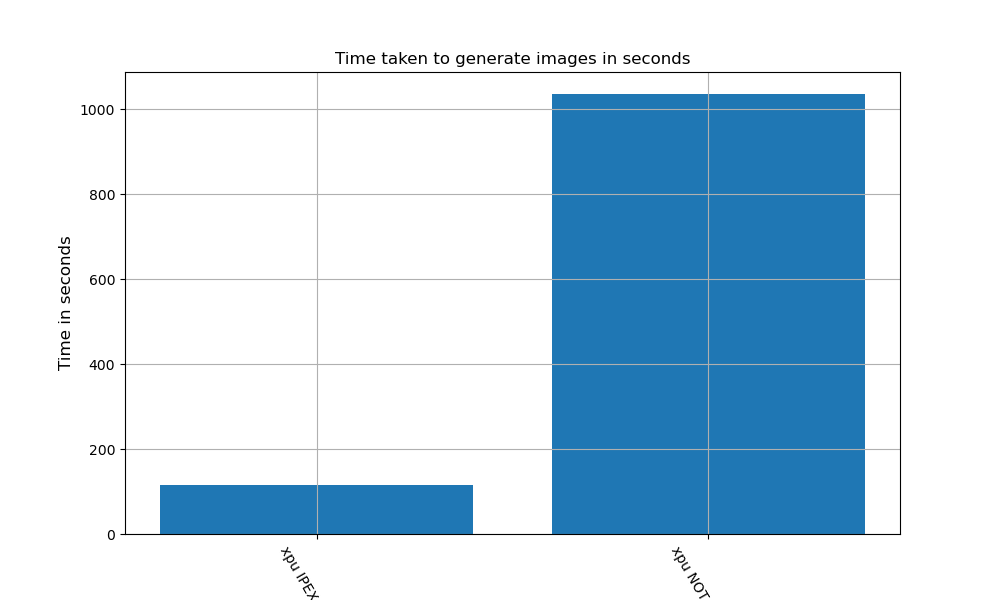
#> input picture ipex_sd_results.png, 1000 x 600 px, given as the content of the folder data/synthetic/train/Fire, which was not available
$ jupyter execute --allow-errors 02_Prepare_Synthetic_Data.ipynb   (text cells are left out)
#> lines starting #> are read from the running program, lines starting #| are printed output that depends on the picture; pictures that were not available may be replaced by others from this repository, and a replacement may not be noted
[cell 1]
from PIL import Image
import os
import glob
import pandas as pd

try:
    os.makedirs('data/colorEnhanced/train/NoFire')
    os.makedirs('data/colorEnhanced/val/NoFire')
    os.makedirs('data/colorEnhanced/train/Fire')
    os.makedirs('data/colorEnhanced/val/Fire')
except:
    print("folder already exist")

perc = .05
print("percent to change Fire", perc)

def shiftIm(fldrIn, fn, fldrOut, perc=-.04, type='png'):
#> called with fldrIn = 'data/synthetic/train/Fire/', fn = 'ipex_sd_results.png', fldrOut = 'data/colorEnhanced/train/Fire/', perc = 0.05, type = 'png'
    path = fldrIn + fn
    im = Image.open(path).convert('RGB')

    # Split into 3 channels
    r, g, b = im.split()
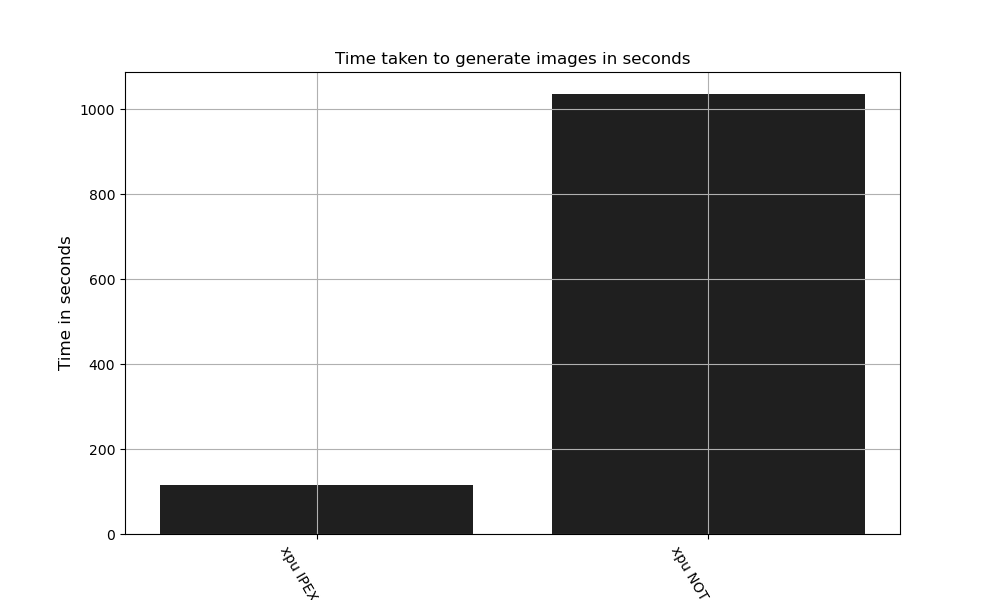
#> r: PIL image 1000x600 L; min 0, max 255, mean 195.8
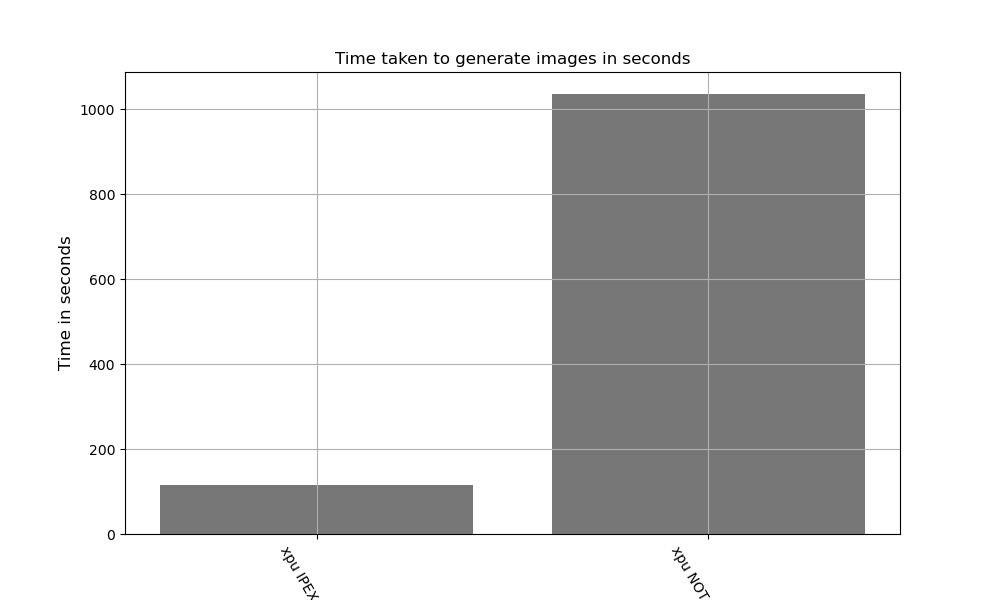
#> g: PIL image 1000x600 L; min 0, max 255, mean 217.9
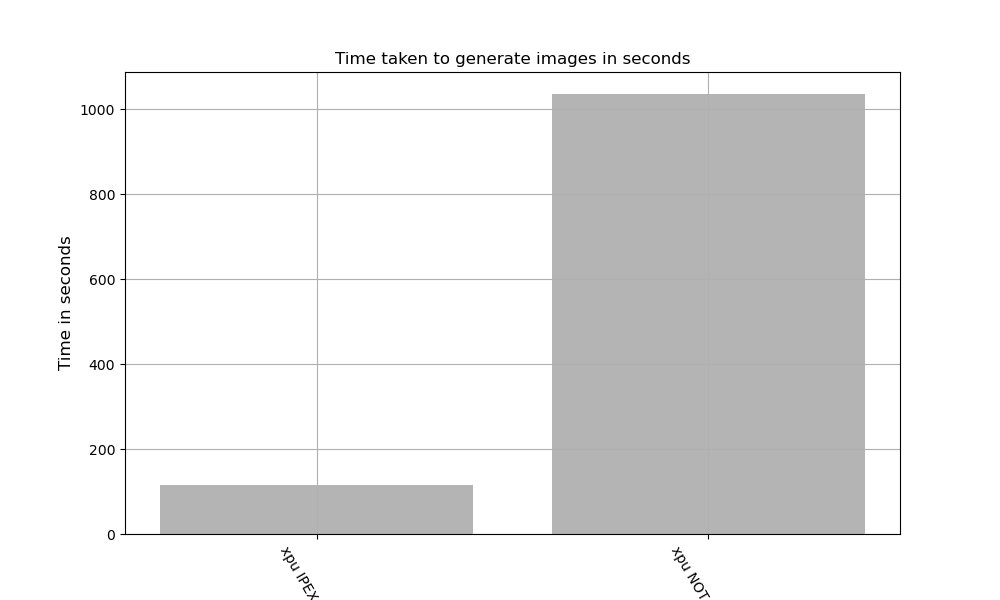
#> b: PIL image 1000x600 L; min 0, max 255, mean 233.2
    # Increase Reds
    r = r.point(lambda i: i * (1+perc))

    # Decrease Greens
    g = g.point(lambda i: i * (1-perc))

    # Recombine back to RGB image
    result = Image.merge('RGB', (r, g, b))

    result.save(f'{fldrOut}/{fn}')
    im.close()
# cropIm(fldrIn, fn, fldrOut)

import glob
FireList = []
NoFireList = []

fldrIn = "data/synthetic/train/Fire/"
fldrOut = "data/colorEnhanced/train/Fire/"
for fire, fn in enumerate(glob.glob(fldrIn+"*.png")):
    fn_trunc = fn.split('/')[-1]
    FireList.append(fn_trunc)
    shiftIm(fldrIn, fn_trunc, fldrOut, perc, 'png')
print("completed train set")
fldrIn = "data/synthetic/val/Fire/"
fldrOut = "data/colorEnhanced/val/Fire/"
for fire, fn in enumerate(glob.glob(fldrIn+"*.png")):
    fn_trunc = fn.split('/')[-1]
    FireList.append(fn_trunc)
    shiftIm(fldrIn, fn_trunc, fldrOut, perc, 'png')
print("completed val set")

perc = -1 * perc
print("percent to change NoFire", perc)

fldrIn = "data/synthetic/train/NoFire/"
fldrOut = "data/colorEnhanced/train/NoFire"
for fire, fn in enumerate(glob.glob(fldrIn+"*.png")):
    fn_trunc = fn.split('/')[-1]
    FireList.append(fn_trunc)
    shiftIm(fldrIn, fn_trunc, fldrOut, perc, 'png')
print("completed train set")
fldrIn = "data/synthetic/val/NoFire/"
fldrOut = "data/colorEnhanced/val/NoFire/"
for fire, fn in enumerate(glob.glob(fldrIn+"*.png")):
    fn_trunc = fn.split('/')[-1]
    FireList.append(fn_trunc)
    shiftIm(fldrIn, fn_trunc, fldrOut, perc, 'png')
print("completed val set")
print(f"File created: { len(glob.glob('data/synthetic/*/*/*.png')) }")
print("done")

[cell 2]
import matplotlib.pyplot as plt
from matplotlib.patches import Polygon
from shapely.geometry import Point
from shapely.geometry import Polygon as GPoly
import pandas as pd
import numpy as np


usgs = pd.read_csv('data/USGS_NAIP_Sampled_Mapping.csv')
#> (reads data/USGS_NAIP_Sampled_Mapping.csv from the repository)
usgs['Longitude'] = usgs['Centroid'].apply(lambda x: float(x.split('(')[-1].replace(')','').replace(' ','').split(',')[0]))
usgs['Lattitude'] = usgs['Centroid'].apply(lambda x: float(x.split('(')[-1].replace(')','').replace(' ','').split(',')[1]))

[cell 3]
import glob
SyntheticTrainFirefn = []
SyntheticTrainNoFirefn = []
SyntheticValFirefn = []
SyntheticValNoFirefn = []

path = 'data/colorEnhanced/train/Fire/*.png'
for fn in glob.glob(path):
    SyntheticTrainFirefn.append(fn.split('/')[-1])

path = 'data/colorEnhanced/val/Fire/*.png'
for fn in glob.glob(path):
    SyntheticValFirefn.append(fn.split('/')[-1])

path = 'data/colorEnhanced/train/NoFire/*.png'
for fn in glob.glob(path):
    SyntheticTrainNoFirefn.append(fn.split('/')[-1])

path = 'data/colorEnhanced/val/NoFire/*.png'
for fn in glob.glob(path):
    SyntheticValNoFirefn.append(fn.split('/')[-1])

[cell 4]
import matplotlib.pyplot as plt
from matplotlib.patches import Polygon
from shapely.geometry import Polygon as GPoly
from shapely.geometry import Point
import random
import numpy as np

use = len(SyntheticTrainFirefn) + len(SyntheticValFirefn)  # subsample the number of images we have in  folders
print(use)

fig, ax = plt.subplots()

N_rnd = 2000

xrnd = 4*np.random.sample(N_rnd) - 124
yrnd = 2*np.random.sample(N_rnd) + 39
prnd = np.array(list(zip(xrnd, yrnd)))

# Create star shape for synthetic MODIS
import numpy as np
pi = np.pi
x = []
y = []
for k in range(0,5):
    r = 4/9
    x.append( r*np.cos(2*pi*k/5 - 2*pi/10) - 122 )
    y.append( r*np.sin(2*pi*k/5 - 2*pi/10) + 40 )
    r = 1
    x.append(  r*np.cos(2*pi*k/5) - 122)
    y.append(  r*np.sin(2*pi*k/5) + 40)

polyStar =  np.array(list(zip(x,y)))
polyStarP = Polygon(polyStar, closed=True,  fc=(1,0,0,0.3),  ec=(0,0,1,0.3))
polyStarG = GPoly(polyStar)
ax.add_patch(polyStarP)

# Color polyStar points red
test = []
for point in prnd:
    #test.append(point_out_polygon(point, polyStar))
    test.append(not polyStarG.contains(Point(point)))
test = np.array(test)
VertNoFire = np.array(list(zip(xrnd[test==True], yrnd[test==True])))

np.save('data/SyntheticVerticesTrainNoFire.npy', VertNoFire[:100])
np.save('data/SyntheticVerticesValNoFire.npy', VertNoFire[100:125])

# Color polyStar points red
test = []
for point in prnd:
    #test.append(point_in_polygon(point, polyStar))
    test.append(polyStarG.contains(Point(point)))
test = np.array(test)
VertFire = np.array(list(zip(xrnd[test==True], yrnd[test==True])))

np.save('data/SyntheticVerticesTrainFire.npy', VertFire[:100])
np.save('data/SyntheticVerticesValFire.npy', VertFire[100:125])

plt.scatter(VertFire[:use,0], VertFire[:use,1], s= 1, c='r')
plt.scatter(VertNoFire[:use,0], VertNoFire[:use,1], s= 1, c='lime')

# Set the aspect ratio and limits
plt.gca().set_aspect('equal')
plt.xlim(-124, -120)
plt.ylim(39.0, 41.0)
plt.grid()
# Set labels and title
plt.xlabel('Longitude')
plt.ylabel('Latitude')
plt.title('MODIS Regions Ideal Sampling')

# Show the plot
plt.show()
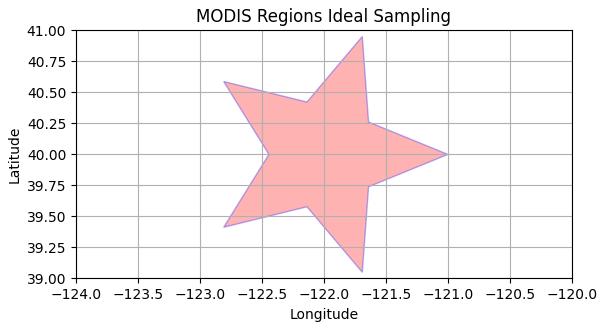
#> figure drawn by matplotlib, 1 panel

[cell 5]
import pandas as pd
df1 = pd.DataFrame(VertNoFire[:125])
df1['Class'] = 'NoFire'
#> (the rest of this cell did not finish here and is left out)

[cell 6]
plt.scatter(VertFire[:125,0], VertFire[:125,1], c = 'r', s = 1)
plt.scatter(VertNoFire[:125,0], VertNoFire[:125,1], c = 'lime', s = 1)
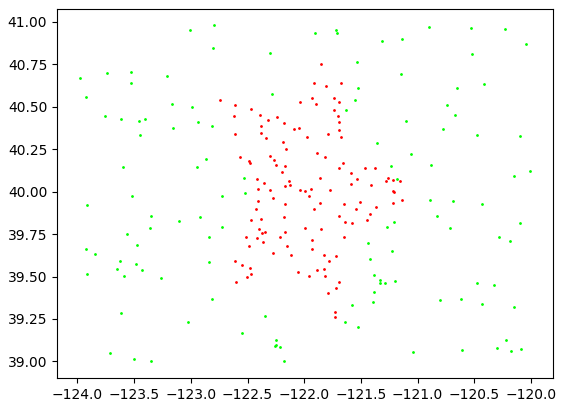
#> figure drawn by matplotlib, 1 panel
